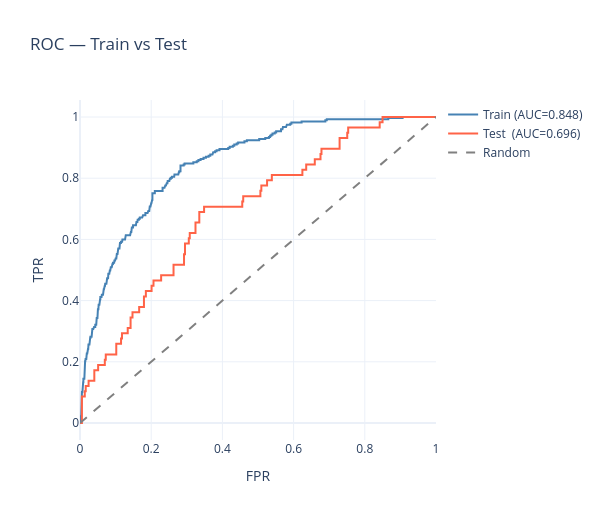

Notebook cell for this chart:
### Markdown cell above
## ROC curves overlaid

### Code cell
fpr_dv, tpr_dv, _ = roc_curve(y_dev,  probs_dev)
fpr_te, tpr_te, _ = roc_curve(y_test, probs_test)

fig3 = go.Figure()
fig3.add_trace(go.Scatter(x=fpr_dv, y=tpr_dv, mode='lines',
                          name=f'Train (AUC={auroc_dev:.3f})',
                          line=dict(color='steelblue', width=2)))
fig3.add_trace(go.Scatter(x=fpr_te, y=tpr_te, mode='lines',
                          name=f'Test  (AUC={auroc_test:.3f})',
                          line=dict(color='tomato', width=2)))
fig3.add_trace(go.Scatter(x=[0, 1], y=[0, 1], mode='lines', name='Random',
                          line=dict(dash='dash', color='gray')))
fig3.update_layout(title='ROC — Train vs Test',
                   xaxis_title='FPR', yaxis_title='TPR',
                   template='plotly_white', width=600, height=520)
fig3.show()

### Figure 1 — Plotly figure (JSON) as saved in the notebook; plotly's stock layout.template omitted (floating-point values rounded to 4 significant figures; data arrays with more than 128 entries replaced by an {"elided": "..."} marker saying what was removed)
{"data": [{"line": {"color": "steelblue", "width": 2}, "mode": "lines", "name": "Train (AUC=0.848)", "x": {"elided": "335 float values"}, "y": {"elided": "335 float values"}, "type": "scatter"}, {"line": {"color": "tomato", "width": 2}, "mode": "lines", "name": "Test  (AUC=0.696)", "x": [0.0, 0.002681, 0.005362, 0.005362, 0.0134, 0.0134, 0.01609, 0.01609, 0.02413, 0.02413, 0.04021, 0.04021, 0.05094, 0.05094, 0.06971, 0.06971, 0.07239, 0.07239, 0.1019, 0.1019, 0.1153, 0.1153, 0.118, 0.118, 0.134, 0.134, 0.1421, 0.1421, 0.1475, 0.1475, 0.1662, 0.1662, 0.1796, 0.1796, 0.185, 0.185, 0.2011, 0.2011, 0.2064, 0.2064, 0.2279, 0.2279, 0.2627, 0.2627, 0.2922, 0.2922, 0.2949, 0.2949, 0.3056, 0.3056, 0.3083, 0.3083, 0.3244, 0.3244, 0.3351, 0.3351, 0.3485, 0.3485, 0.4558, 0.4558, 0.4584, 0.4584, 0.5067, 0.5067, 0.5094, 0.5094, 0.5255, 0.5255, 0.5389, 0.5389, 0.6247, 0.6247, 0.6354, 0.6354, 0.6595, 0.6595, 0.6756, 0.6756, 0.6783, 0.6783, 0.7292, 0.7292, 0.7507, 0.7507, 0.7534, 0.7534, 0.8418, 0.8418, 0.8499, 0.8499, 1.0], "y": [0.0, 0.0, 0.0, 0.08621, 0.08621, 0.1034, 0.1034, 0.1207, 0.1207, 0.1379, 0.1379, 0.1724, 0.1724, 0.1897, 0.1897, 0.2069, 0.2069, 0.2241, 0.2241, 0.2586, 0.2586, 0.2759, 0.2759, 0.2931, 0.2931, 0.3103, 0.3103, 0.3448, 0.3448, 0.3621, 0.3621, 0.3793, 0.3793, 0.4138, 0.4138, 0.431, 0.431, 0.4483, 0.4483, 0.4655, 0.4655, 0.4828, 0.4828, 0.5172, 0.5172, 0.5517, 0.5517, 0.5862, 0.5862, 0.6034, 0.6034, 0.6207, 0.6207, 0.6552, 0.6552, 0.6897, 0.6897, 0.7069, 0.7069, 0.7241, 0.7241, 0.7414, 0.7414, 0.7586, 0.7586, 0.7759, 0.7759, 0.7931, 0.7931, 0.8103, 0.8103, 0.8276, 0.8276, 0.8448, 0.8448, 0.8621, 0.8621, 0.8793, 0.8793, 0.8966, 0.8966, 0.931, 0.931, 0.9483, 0.9483, 0.9655, 0.9655, 0.9828, 0.9828, 1.0, 1.0], "type": "scatter"}, {"line": {"color": "gray", "dash": "dash"}, "mode": "lines", "name": "Random", "x": [0, 1], "y": [0, 1], "type": "scatter"}], "layout": {"title": {"text": "ROC — Train vs Test"}, "xaxis": {"title": {"text": "FPR"}}, "yaxis": {"title": {"text": "TPR"}}, "width": 600, "height": 520}}
